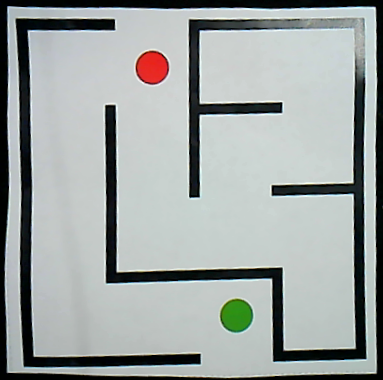
#> input picture Lab5/part_2_maze_solution/data/02_maze_warp.png, 383 x 380 px, found by its file name
$ python 03_maze_circles_and_grid.py
#> lines starting #> are read from the running program, lines starting #| are printed output that depends on the picture; after the words box and inside, x2 and y2 are one past the last pixel; in counts of white or black regions, pixels touching at a corner belong together
#!/usr/bin/env python3
import argparse
import sys
import json
import numpy as np
import cv2

# ---------------- Circle color detection ----------------

def detect_color(frame, center, radius):
    mask = np.zeros(frame.shape[:2], dtype=np.uint8)
    cv2.circle(mask, (int(center[0]), int(center[1])), int(max(1.0, radius * 0.8)), 255, -1)
    hsv = cv2.cvtColor(frame, cv2.COLOR_BGR2HSV)
    H, S, V = cv2.split(hsv)
    H = H[mask == 255]
    S = S[mask == 255]
    V = V[mask == 255]
    valid = (S > 50) & (V > 50)
    H = H[valid]
    if len(H) == 0:
        return "green"
    red_mask = ((H <= 10) | (H >= 170))
    green_mask = ((H >= 35) & (H <= 85))
    red_ratio = np.sum(red_mask) / len(H) if len(H) > 0 else 0.0
    green_ratio = np.sum(green_mask) / len(H) if len(H) > 0 else 0.0
    if red_ratio > green_ratio and red_ratio > 0.1:
        return "red"
    elif green_ratio > red_ratio and green_ratio > 0.1:
        return "green"
    else:
        return "unknown"

def detect_circles_and_overlay(img_bgr, out_path):
    frame = img_bgr.copy()
    gray = cv2.cvtColor(frame, cv2.COLOR_BGR2GRAY)
    gray = cv2.medianBlur(gray, 5)
    circles = cv2.HoughCircles(gray, cv2.HOUGH_GRADIENT, dp=1, minDist=50,
                               param1=50, param2=30, minRadius=10, maxRadius=100)
    results = []
    if circles is not None:
        circles = np.uint16(np.around(circles))
        circles = circles[0].astype(np.float32)
        circles = circles[np.argsort(circles[:, 0])]
        for (u, v, r) in circles:
            color = detect_color(frame, (u, v), r)
            results.append({
                "center": [float(u), float(v)],
                "radius": float(r),
                "color": color
            })
            cv2.circle(frame, (int(u), int(v)), int(r), (0, 255, 0), 2)
            cv2.circle(frame, (int(u), int(v)), 2, (0, 255, 0), 3)
            cv2.putText(frame, color, (int(u) + 10, int(v) - 10),
                        cv2.FONT_HERSHEY_SIMPLEX, 0.6, (255, 255, 255), 2, cv2.LINE_AA)
    cv2.imwrite(out_path, frame)
    return results

# ---------------- Grid + walls ----------------

def binarize_walls(gray: np.ndarray, adaptive: bool) -> np.ndarray:
    if adaptive:
        block = 35 if min(gray.shape[:2]) > 400 else 21
        th = cv2.adaptiveThreshold(gray, 255, cv2.ADAPTIVE_THRESH_MEAN_C,
                                   cv2.THRESH_BINARY_INV, block, 5)
    else:
        _, th = cv2.threshold(gray, 0, 255, cv2.THRESH_BINARY_INV + cv2.THRESH_OTSU)
    return th

def morph(mask: np.ndarray, k_open: int, k_close: int) -> np.ndarray:
    m = mask.copy()
    if k_open > 0:
        ko = cv2.getStructuringElement(cv2.MORPH_RECT, (2*k_open+1, 2*k_open+1))
        m = cv2.morphologyEx(m, cv2.MORPH_OPEN, ko, iterations=1)
    if k_close > 0:
        kc = cv2.getStructuringElement(cv2.MORPH_RECT, (2*k_close+1, 2*k_close+1))
        m = cv2.morphologyEx(m, cv2.MORPH_CLOSE, kc, iterations=1)
    return m

def draw_grid_lines(img: np.ndarray, grid: int) -> np.ndarray:
    out = img.copy()
    h, w = out.shape[:2]
    color = (255, 255, 255)
    for y in range(0, h, grid):
        cv2.line(out, (0, y), (w-1, y), color, 1)
    for x in range(0, w, grid):
        cv2.line(out, (x, 0), (x, h-1), color, 1)
    return out

def draw_grid_with_values(img: np.ndarray, grid: int, values_mat: np.ndarray,
                          font_scale: float, thickness: int) -> np.ndarray:
    out = draw_grid_lines(img, grid)
    h, w = out.shape[:2]
    gh, gw = values_mat.shape
    for gy in range(gh):
        y0 = gy * grid
        y1 = min((gy + 1) * grid, h)
        cy = int((y0 + y1) / 2)
        for gx in range(gw):
            x0 = gx * grid
            x1 = min((gx + 1) * grid, w)
            cx = int((x0 + x1) / 2)
            text = str(int(values_mat[gy, gx]))
            cv2.putText(out, text, (cx-6, cy+5), cv2.FONT_HERSHEY_SIMPLEX,
                        font_scale, (0,0,0), thickness+2, cv2.LINE_AA)
            cv2.putText(out, text, (cx-6, cy+5), cv2.FONT_HERSHEY_SIMPLEX,
                        font_scale, (255,255,255), thickness, cv2.LINE_AA)
    return out

# ---------------- Main ----------------

def main():
    ap = argparse.ArgumentParser()
    ap.add_argument("--input", default = "part_2_maze_solution/02_maze_warp.png")
    ap.add_argument("--grid", type=int, default=25)
    ap.add_argument("--adaptive", type=int, default=0)
    ap.add_argument("--blur", type=int, default=5)
    ap.add_argument("--open", type=int, default=0)
    ap.add_argument("--close", type=int, default=0)
    ap.add_argument("--threshold", type=float, default=10.0)

    ap.add_argument("--circles-overlay-out", default="part_2_maze_solution/03_circles_overlay.png")
    ap.add_argument("--grid-overlay-out", default="part_2_maze_solution/03_grid_overlay.png")
    ap.add_argument("--grid-overlay-annot-out", default="part_2_maze_solution/03_grid_overlay_annot.png")
    ap.add_argument("--walls-mask-out", default="part_2_maze_solution/03_walls_mask.png")
    ap.add_argument("--json-out", default="part_2_maze_solution/03_result.json")

    ap.add_argument("--font-scale", type=float, default=0.4)
    ap.add_argument("--thickness", type=int, default=1)

    args = ap.parse_args()

    img = cv2.imread(args.input, cv2.IMREAD_COLOR)
#> img is the input picture: shape (380, 383, 3); mean B, G, R 162.7, 164.3, 158
    if img is None:
        print(f"Error: cannot read image '{args.input}'", file=sys.stderr)
        sys.exit(1)

    grid = max(1, args.grid)

    # 1. Detect circles
    circles_info = detect_circles_and_overlay(img, args.circles_overlay_out)
#> in detect_circles_and_overlay, `circles = cv2.HoughCircles(gray, cv2.HOUGH_GRADIENT, dp=1, minDist=50,..`: circles = [[152.5, 67.5, 16.6], [236.5, 315.5, 16.1]]
#> in detect_circles_and_overlay, `circles = np.uint16(np.around(circles))`: circles = [[152, 68, 17], [236, 316, 16]]
#> the loop in detect_circles_and_overlay, `for (u, v, r) in circles:` made 2 passes
#> (u, v, r, red_ratio in detect_color, green_ratio in detect_color, color) on passes 1 to 2: (152, 68, 17, 1, 0, 'red'), (236, 316, 16, 0, 1, 'green')
#> pass 1, in detect_color, `H, S, V = cv2.split(hsv)`:
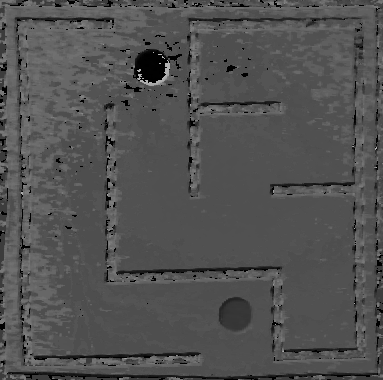
#> H: shape (380, 383); min 0, max 179, mean 81.8
#> pass 1, in detect_color, `H, S, V = cv2.split(hsv)`:
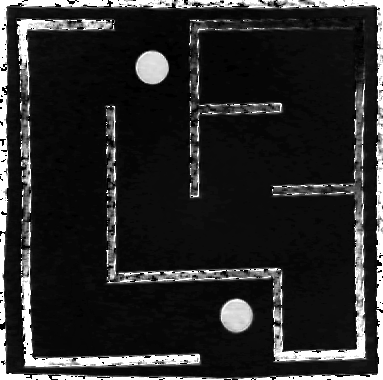
#> S: shape (380, 383); min 0, max 255, mean 41.2
#> after the loop in detect_circles_and_overlay, `for (u, v, r) in circles:`:
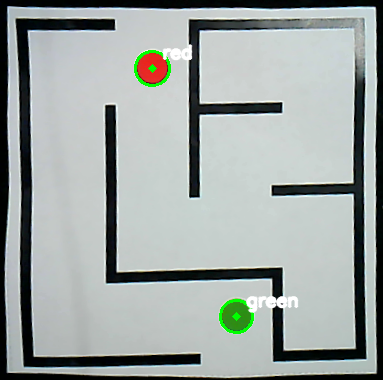
#> frame: shape (380, 383, 3); 1.15% of pixels changed, all inside (x1, y1, x2, y2) = (134, 44, 299, 334)
#> after the loop in detect_circles_and_overlay, `for (u, v, r) in circles:`: results = 2 items
#> circles_info = 2 items

    # 2a. Grid overlay
    grid_overlay = draw_grid_lines(img, grid)
#> after the loop in draw_grid_lines, `for y in range(0, h, grid):`: out: shape (380, 383, 3); 4.21% of pixels changed, all inside (x1, y1, x2, y2) = (0, 0, 383, 376)
#> after the loop in draw_grid_lines, `for x in range(0, w, grid):`:
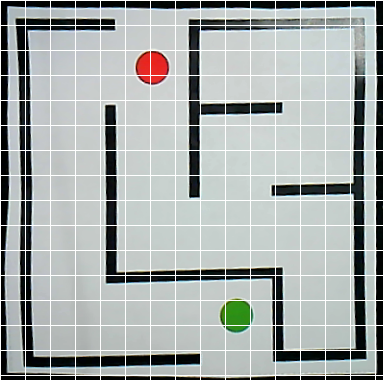
#> out: shape (380, 383, 3); mean B, G, R 171, 172.4, 166.6
    cv2.imwrite(args.grid_overlay_out, grid_overlay)

    # 2b. Walls mask
    gray = cv2.cvtColor(img, cv2.COLOR_BGR2GRAY)
    if args.blur > 0:
        k = max(1, args.blur | 1)
        gray = cv2.medianBlur(gray, k)
    walls_mask = binarize_walls(gray, adaptive=bool(args.adaptive))
#> in binarize_walls, `_, th = cv2.threshold(gray, 0, 255, cv2.THRESH_BINARY_INV + cv2.THRESH..`:
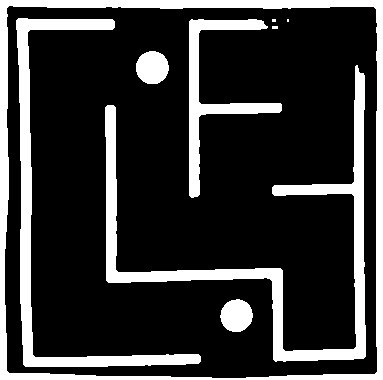
#> th: shape (380, 383); 20.9% white; 9 white regions (3 under 20 px), largest, box (x1, y1, x2, y2) and area: (0, 0, 383, 380) 9873, (105, 65, 366, 362) 9046, (16, 18, 201, 367) 6440, (189, 19, 282, 198) 3356, (136, 51, 169, 84) 862, (220, 299, 253, 332) 835
    walls_mask = morph(walls_mask, k_open=max(0, args.open), k_close=max(0, args.close))

    # RASE walls where circles are
    for c in circles_info:
        cx, cy = int(c["center"][0]), int(c["center"][1])
        r = int(c["radius"] * 1.2)
        cv2.circle(walls_mask, (cx, cy), r, 0, -1)  # set to 0 (non-wall)
#> this loop made 2 passes
#> (c, cx, cy, r) on passes 1 to 2: ({'center': [152, 68], 'radius': 17, 'color': 'red'}, 152, 68, 20), ({'center': [236, 316], 'radius': 16, 'color': 'green'}, 236, 316, 19)
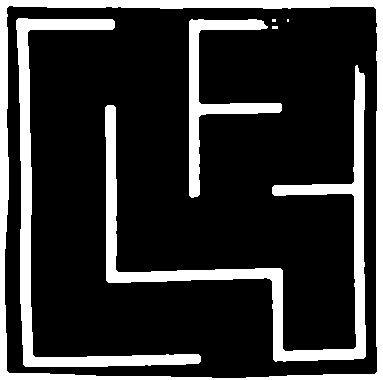
#> walls_mask: shape (380, 383); 19.8% white; 7 white regions (3 under 20 px), largest, box (x1, y1, x2, y2) and area: (0, 0, 383, 380) 9873, (105, 65, 366, 362) 9046, (16, 18, 201, 367) 6440, (189, 19, 282, 198) 3356

    cv2.imwrite(args.walls_mask_out, walls_mask)

    # 2c. Build grid cells
    h, w = walls_mask.shape[:2]
#> h = 380; w = 383
    gh = (h + grid - 1) // grid
#> gh = 16
    gw = (w + grid - 1) // grid
#> gw = 16
    values_mat = np.zeros((gh, gw), dtype=np.uint8)
    cells = []
    for gy in range(gh):
        y0 = gy * grid
        y1 = min((gy + 1) * grid, h)
        cy = int((y0 + y1) / 2)
        for gx in range(gw):
            x0 = gx * grid
            x1 = min((gx + 1) * grid, w)
            cx = int((x0 + x1) / 2)
            blk = walls_mask[y0:y1, x0:x1]
            wall_pct = (blk > 0).mean() * 100.0 if blk.size > 0 else 0.0
            value = 0 if wall_pct >= args.threshold else 1
            values_mat[gy, gx] = value
            cells.append({
                "row": int(gy),
                "col": int(gx),
                "value": int(value),
                "center_px": [int(cx), int(cy)]
            })
#> after the loop, cells = 256 items

    # 2d. Annotated grid
    grid_overlay_annot = draw_grid_with_values(img, grid, values_mat, args.font_scale, args.thickness)
#> after the loop in draw_grid_with_values, `for gy in range(gh):`:
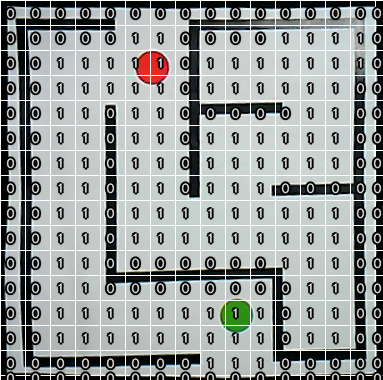
#> out: shape (380, 383, 3); mean B, G, R 155, 156.4, 151.6
    cv2.imwrite(args.grid_overlay_annot_out, grid_overlay_annot)

    # 3. Write JSON
    meta = {
        "input": args.input,
        "circles_overlay_path": args.circles_overlay_out,
        "grid_size_px": grid,
        "grid_rows": int(gh),
        "grid_cols": int(gw),
        "threshold_percent": args.threshold,
        "grid_overlay_path": args.grid_overlay_out,
        "grid_overlay_annot_path": args.grid_overlay_annot_out,
        "walls_mask_path": args.walls_mask_out,
        "circles": circles_info,
        "cells": cells
    }
    with open(args.json_out, "w") as f:
        json.dump(meta, f, indent=2)

    print(f"Circles overlay saved to: {args.circles_overlay_out}")
    print(f"Grid overlay saved to: {args.grid_overlay_out}")
    print(f"Walls mask saved to: {args.walls_mask_out}")
    print(f"Annotated grid overlay saved to: {args.grid_overlay_annot_out}")
    print(f"JSON saved to: {args.json_out}")
    print("Legend: cell value 1 = path, 0 = wall")

if __name__ == "__main__":
    main()

$ run again, with Lab5/part_2_maze_solution/data/01_camera_capture.png copied over Lab5/part_2_maze_solution/data/02_maze_warp.png
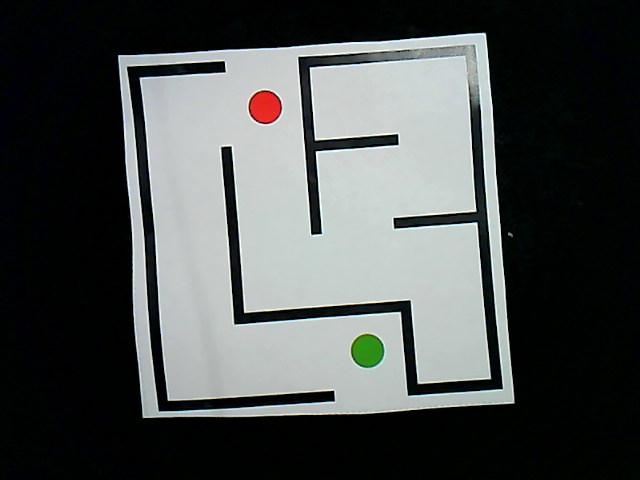
#> input picture Lab5/part_2_maze_solution/data/01_camera_capture.png, 640 x 480 px, found by its file name
#> in main, img is the input picture: shape (480, 640, 3); mean B, G, R 78.5, 79.5, 75.3
#> in detect_circles_and_overlay, `circles = cv2.HoughCircles(gray, cv2.HOUGH_GRADIENT, dp=1, minDist=50,..`: circles = [[264.5, 106.5, 17.2], [366.5, 350.5, 17.4]]
#> in detect_circles_and_overlay, `circles = np.uint16(np.around(circles))`: circles = [[264, 106, 17], [366, 350, 17]]
#> the loop in detect_circles_and_overlay, `for (u, v, r) in circles:` made 2 passes
#> (u, v, r, red_ratio in detect_color, green_ratio in detect_color, color) on passes 1 to 2: (264, 106, 17, 1, 0, 'red'), (366, 350, 17, 0, 1, 'green')
#> after the loop in detect_circles_and_overlay, `for (u, v, r) in circles:`: results = 2 items
#> in binarize_walls, `_, th = cv2.threshold(gray, 0, 255, cv2.THRESH_BINARY_INV + cv2.THRESH..`:
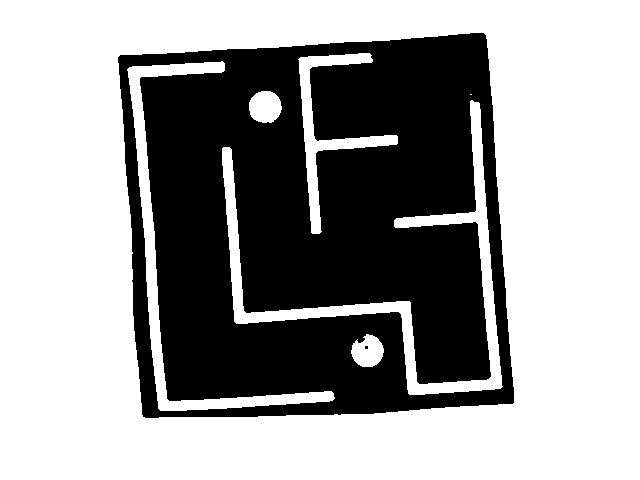
#> th: shape (480, 640); 62.2% white; 2 black regions (1 under 20 px), largest, box (x1, y1, x2, y2) and area: (118, 33, 514, 418) 116186
#> the loop in main, `for c in circles_info:` made 2 passes
#> (c, cx, cy, r) on passes 1 to 2: ({'center': [264, 106], 'radius': 17, 'color': 'red'}, 264, 106, 20), ({'center': [366, 350], 'radius': 17, 'color': 'green'}, 366, 350, 20)
#> after the loop in main, `for gy in range(gh):`: cells = 520 items
#> after the loop in draw_grid_with_values, `for gy in range(gh):`:
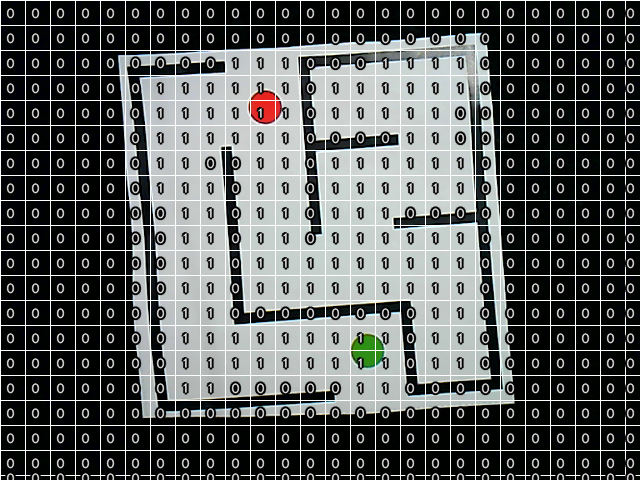
#> out: shape (480, 640, 3); mean B, G, R 92.8, 93.6, 90.4
